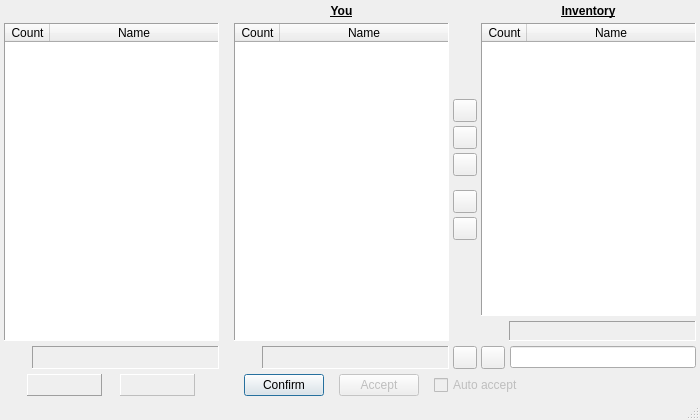
<?xml version="1.0" encoding="UTF-8"?>
<ui version="4.0">
 <class>Trade</class>
 <widget class="QDialog" name="Trade">
  <property name="geometry">
   <rect>
    <x>0</x>
    <y>0</y>
    <width>700</width>
    <height>420</height>
   </rect>
  </property>
  <property name="windowTitle">
   <string>Trade</string>
  </property>
  <property name="styleSheet">
   <string notr="true">QTableView
{
	outline: 0;
}</string>
  </property>
  <property name="sizeGripEnabled">
   <bool>true</bool>
  </property>
  <layout class="QVBoxLayout" name="verticalLayout_2">
   <property name="spacing">
    <number>5</number>
   </property>
   <property name="leftMargin">
    <number>4</number>
   </property>
   <property name="topMargin">
    <number>4</number>
   </property>
   <property name="rightMargin">
    <number>4</number>
   </property>
   <property name="bottomMargin">
    <number>5</number>
   </property>
   <item>
    <layout class="QGridLayout" name="gridLayout">
     <property name="leftMargin">
      <number>0</number>
     </property>
     <property name="topMargin">
      <number>0</number>
     </property>
     <property name="rightMargin">
      <number>0</number>
     </property>
     <property name="bottomMargin">
      <number>0</number>
     </property>
     <property name="horizontalSpacing">
      <number>4</number>
     </property>
     <property name="verticalSpacing">
      <number>5</number>
     </property>
     <item row="0" column="0">
      <widget class="QLabel" name="lbPlayerName">
       <property name="font">
        <font>
         <weight>75</weight>
         <bold>true</bold>
         <underline>true</underline>
        </font>
       </property>
       <property name="alignment">
        <set>Qt::AlignCenter</set>
       </property>
      </widget>
     </item>
     <item row="2" column="4">
      <layout class="QHBoxLayout" name="horizontalLayout_3">
       <property name="spacing">
        <number>5</number>
       </property>
       <item>
        <widget class="QLabel" name="label">
         <property name="sizePolicy">
          <sizepolicy hsizetype="Fixed" vsizetype="Preferred">
           <horstretch>0</horstretch>
           <verstretch>0</verstretch>
          </sizepolicy>
         </property>
         <property name="minimumSize">
          <size>
           <width>23</width>
           <height>0</height>
          </size>
         </property>
         <property name="pixmap">
          <pixmap resource="resource.qrc">:/catView/coins.png</pixmap>
         </property>
         <property name="alignment">
          <set>Qt::AlignCenter</set>
         </property>
        </widget>
       </item>
       <item>
        <widget class="QLabel" name="lbInventoryMoney">
         <property name="minimumSize">
          <size>
           <width>0</width>
           <height>20</height>
          </size>
         </property>
         <property name="frameShape">
          <enum>QFrame::Panel</enum>
         </property>
         <property name="frameShadow">
          <enum>QFrame::Sunken</enum>
         </property>
         <property name="alignment">
          <set>Qt::AlignRight|Qt::AlignTrailing|Qt::AlignVCenter</set>
         </property>
        </widget>
       </item>
      </layout>
     </item>
     <item row="3" column="3">
      <widget class="QToolButton" name="btnSetMoney">
       <property name="toolTip">
        <string>Add money to trade</string>
       </property>
       <property name="icon">
        <iconset resource="resource.qrc">
         <normaloff>:/trade/prevprev.png</normaloff>:/trade/prevprev.png</iconset>
       </property>
      </widget>
     </item>
     <item row="3" column="2">
      <layout class="QHBoxLayout" name="horizontalLayout_4">
       <property name="spacing">
        <number>5</number>
       </property>
       <item>
        <widget class="QLabel" name="label_5">
         <property name="sizePolicy">
          <sizepolicy hsizetype="Fixed" vsizetype="Preferred">
           <horstretch>0</horstretch>
           <verstretch>0</verstretch>
          </sizepolicy>
         </property>
         <property name="minimumSize">
          <size>
           <width>23</width>
           <height>0</height>
          </size>
         </property>
         <property name="pixmap">
          <pixmap resource="resource.qrc">:/catView/coins.png</pixmap>
         </property>
         <property name="alignment">
          <set>Qt::AlignCenter</set>
         </property>
        </widget>
       </item>
       <item>
        <widget class="QLabel" name="lbMyMoney">
         <property name="frameShape">
          <enum>QFrame::Panel</enum>
         </property>
         <property name="frameShadow">
          <enum>QFrame::Sunken</enum>
         </property>
         <property name="alignment">
          <set>Qt::AlignRight|Qt::AlignTrailing|Qt::AlignVCenter</set>
         </property>
        </widget>
       </item>
      </layout>
     </item>
     <item row="3" column="0">
      <layout class="QHBoxLayout" name="horizontalLayout_5">
       <property name="spacing">
        <number>5</number>
       </property>
       <item>
        <widget class="QLabel" name="label_6">
         <property name="sizePolicy">
          <sizepolicy hsizetype="Fixed" vsizetype="Preferred">
           <horstretch>0</horstretch>
           <verstretch>0</verstretch>
          </sizepolicy>
         </property>
         <property name="minimumSize">
          <size>
           <width>23</width>
           <height>0</height>
          </size>
         </property>
         <property name="pixmap">
          <pixmap resource="resource.qrc">:/catView/coins.png</pixmap>
         </property>
         <property name="alignment">
          <set>Qt::AlignCenter</set>
         </property>
        </widget>
       </item>
       <item>
        <widget class="QLabel" name="lbPartnerMoney">
         <property name="frameShape">
          <enum>QFrame::Panel</enum>
         </property>
         <property name="frameShadow">
          <enum>QFrame::Sunken</enum>
         </property>
         <property name="alignment">
          <set>Qt::AlignRight|Qt::AlignTrailing|Qt::AlignVCenter</set>
         </property>
        </widget>
       </item>
      </layout>
     </item>
     <item row="1" column="0" rowspan="2">
      <widget class="QTableWidget" name="twPartnerItems">
       <property name="font">
        <font>
         <family>Microsoft Sans Serif</family>
         <pointsize>8</pointsize>
        </font>
       </property>
       <property name="frameShape">
        <enum>QFrame::Panel</enum>
       </property>
       <property name="editTriggers">
        <set>QAbstractItemView::NoEditTriggers</set>
       </property>
       <property name="selectionMode">
        <enum>QAbstractItemView::NoSelection</enum>
       </property>
       <property name="iconSize">
        <size>
         <width>20</width>
         <height>20</height>
        </size>
       </property>
       <property name="showGrid">
        <bool>false</bool>
       </property>
       <property name="wordWrap">
        <bool>false</bool>
       </property>
       <attribute name="horizontalHeaderDefaultSectionSize">
        <number>45</number>
       </attribute>
       <attribute name="horizontalHeaderHighlightSections">
        <bool>false</bool>
       </attribute>
       <attribute name="horizontalHeaderMinimumSectionSize">
        <number>40</number>
       </attribute>
       <attribute name="horizontalHeaderStretchLastSection">
        <bool>true</bool>
       </attribute>
       <attribute name="verticalHeaderVisible">
        <bool>false</bool>
       </attribute>
       <attribute name="verticalHeaderDefaultSectionSize">
        <number>21</number>
       </attribute>
       <attribute name="verticalHeaderMinimumSectionSize">
        <number>21</number>
       </attribute>
       <column>
        <property name="text">
         <string>Count</string>
        </property>
        <property name="textAlignment">
         <set>AlignHCenter|AlignVCenter|AlignCenter</set>
        </property>
       </column>
       <column>
        <property name="text">
         <string>Name</string>
        </property>
        <property name="textAlignment">
         <set>AlignHCenter|AlignVCenter|AlignCenter</set>
        </property>
       </column>
      </widget>
     </item>
     <item row="1" column="3">
      <layout class="QVBoxLayout" name="verticalLayout">
       <property name="spacing">
        <number>4</number>
       </property>
       <property name="leftMargin">
        <number>0</number>
       </property>
       <property name="topMargin">
        <number>0</number>
       </property>
       <property name="rightMargin">
        <number>0</number>
       </property>
       <property name="bottomMargin">
        <number>0</number>
       </property>
       <item>
        <spacer name="verticalSpacer_2">
         <property name="orientation">
          <enum>Qt::Vertical</enum>
         </property>
         <property name="sizeHint" stdset="0">
          <size>
           <width>0</width>
           <height>0</height>
          </size>
         </property>
        </spacer>
       </item>
       <item alignment="Qt::AlignHCenter">
        <widget class="QToolButton" name="btnAddOne">
         <property name="toolTip">
          <string>Add one selected item</string>
         </property>
         <property name="icon">
          <iconset resource="resource.qrc">
           <normaloff>:/trade/previous.png</normaloff>:/trade/previous.png</iconset>
         </property>
        </widget>
       </item>
       <item alignment="Qt::AlignHCenter">
        <widget class="QToolButton" name="btnAddAll">
         <property name="toolTip">
          <string>Add all selected items</string>
         </property>
         <property name="icon">
          <iconset resource="resource.qrc">
           <normaloff>:/trade/prevprev.png</normaloff>:/trade/prevprev.png</iconset>
         </property>
        </widget>
       </item>
       <item>
        <widget class="QToolButton" name="btnAddAllExOne">
         <property name="toolTip">
          <string>Add all selected items except one</string>
         </property>
         <property name="icon">
          <iconset resource="resource.qrc">
           <normaloff>:/trade/previous_1.png</normaloff>:/trade/previous_1.png</iconset>
         </property>
        </widget>
       </item>
       <item>
        <spacer name="verticalSpacer_3">
         <property name="orientation">
          <enum>Qt::Vertical</enum>
         </property>
         <property name="sizeType">
          <enum>QSizePolicy::Fixed</enum>
         </property>
         <property name="sizeHint" stdset="0">
          <size>
           <width>0</width>
           <height>10</height>
          </size>
         </property>
        </spacer>
       </item>
       <item alignment="Qt::AlignHCenter">
        <widget class="QToolButton" name="btnRemoveOne">
         <property name="toolTip">
          <string>Remove one selected item</string>
         </property>
         <property name="icon">
          <iconset resource="resource.qrc">
           <normaloff>:/trade/next.png</normaloff>:/trade/next.png</iconset>
         </property>
        </widget>
       </item>
       <item alignment="Qt::AlignHCenter">
        <widget class="QToolButton" name="btnRemoveAll">
         <property name="toolTip">
          <string>Remove all selected items</string>
         </property>
         <property name="icon">
          <iconset resource="resource.qrc">
           <normaloff>:/trade/nextnext.png</normaloff>:/trade/nextnext.png</iconset>
         </property>
        </widget>
       </item>
       <item>
        <spacer name="verticalSpacer">
         <property name="orientation">
          <enum>Qt::Vertical</enum>
         </property>
         <property name="sizeHint" stdset="0">
          <size>
           <width>0</width>
           <height>0</height>
          </size>
         </property>
        </spacer>
       </item>
      </layout>
     </item>
     <item row="4" column="2" colspan="3">
      <layout class="QHBoxLayout" name="horizontalLayout">
       <property name="spacing">
        <number>15</number>
       </property>
       <property name="leftMargin">
        <number>10</number>
       </property>
       <property name="topMargin">
        <number>0</number>
       </property>
       <property name="rightMargin">
        <number>0</number>
       </property>
       <property name="bottomMargin">
        <number>0</number>
       </property>
       <item>
        <widget class="QPushButton" name="btnConfirm">
         <property name="sizePolicy">
          <sizepolicy hsizetype="Minimum" vsizetype="Preferred">
           <horstretch>0</horstretch>
           <verstretch>0</verstretch>
          </sizepolicy>
         </property>
         <property name="text">
          <string>Confirm</string>
         </property>
        </widget>
       </item>
       <item>
        <widget class="QPushButton" name="btnAccept">
         <property name="enabled">
          <bool>false</bool>
         </property>
         <property name="sizePolicy">
          <sizepolicy hsizetype="Minimum" vsizetype="Preferred">
           <horstretch>0</horstretch>
           <verstretch>0</verstretch>
          </sizepolicy>
         </property>
         <property name="text">
          <string>Accept</string>
         </property>
         <property name="checkable">
          <bool>false</bool>
         </property>
         <property name="checked">
          <bool>false</bool>
         </property>
        </widget>
       </item>
       <item>
        <widget class="QCheckBox" name="checkBox">
         <property name="enabled">
          <bool>false</bool>
         </property>
         <property name="sizePolicy">
          <sizepolicy hsizetype="Preferred" vsizetype="Fixed">
           <horstretch>0</horstretch>
           <verstretch>0</verstretch>
          </sizepolicy>
         </property>
         <property name="text">
          <string>Auto accept</string>
         </property>
        </widget>
       </item>
       <item>
        <spacer name="horizontalSpacer_2">
         <property name="orientation">
          <enum>Qt::Horizontal</enum>
         </property>
         <property name="sizeHint" stdset="0">
          <size>
           <width>40</width>
           <height>20</height>
          </size>
         </property>
        </spacer>
       </item>
      </layout>
     </item>
     <item row="0" column="4">
      <widget class="QLabel" name="label_3">
       <property name="font">
        <font>
         <weight>75</weight>
         <bold>true</bold>
         <underline>true</underline>
        </font>
       </property>
       <property name="text">
        <string>Inventory</string>
       </property>
       <property name="alignment">
        <set>Qt::AlignCenter</set>
       </property>
      </widget>
     </item>
     <item row="0" column="2">
      <widget class="QLabel" name="label_2">
       <property name="font">
        <font>
         <weight>75</weight>
         <bold>true</bold>
         <underline>true</underline>
        </font>
       </property>
       <property name="text">
        <string>You</string>
       </property>
       <property name="alignment">
        <set>Qt::AlignCenter</set>
       </property>
      </widget>
     </item>
     <item row="1" column="4">
      <widget class="QTableWidget" name="twInventory">
       <property name="font">
        <font>
         <family>Microsoft Sans Serif</family>
         <pointsize>8</pointsize>
        </font>
       </property>
       <property name="frameShape">
        <enum>QFrame::Panel</enum>
       </property>
       <property name="editTriggers">
        <set>QAbstractItemView::NoEditTriggers</set>
       </property>
       <property name="selectionBehavior">
        <enum>QAbstractItemView::SelectRows</enum>
       </property>
       <property name="iconSize">
        <size>
         <width>20</width>
         <height>20</height>
        </size>
       </property>
       <property name="showGrid">
        <bool>false</bool>
       </property>
       <property name="wordWrap">
        <bool>false</bool>
       </property>
       <attribute name="horizontalHeaderDefaultSectionSize">
        <number>45</number>
       </attribute>
       <attribute name="horizontalHeaderHighlightSections">
        <bool>false</bool>
       </attribute>
       <attribute name="horizontalHeaderMinimumSectionSize">
        <number>40</number>
       </attribute>
       <attribute name="horizontalHeaderStretchLastSection">
        <bool>true</bool>
       </attribute>
       <attribute name="verticalHeaderVisible">
        <bool>false</bool>
       </attribute>
       <attribute name="verticalHeaderDefaultSectionSize">
        <number>21</number>
       </attribute>
       <attribute name="verticalHeaderMinimumSectionSize">
        <number>21</number>
       </attribute>
       <column>
        <property name="text">
         <string>Count</string>
        </property>
        <property name="textAlignment">
         <set>AlignHCenter|AlignVCenter|AlignCenter</set>
        </property>
       </column>
       <column>
        <property name="text">
         <string>Name</string>
        </property>
        <property name="textAlignment">
         <set>AlignHCenter|AlignVCenter|AlignCenter</set>
        </property>
       </column>
      </widget>
     </item>
     <item row="1" column="2" rowspan="2">
      <widget class="QTableWidget" name="twMyItems">
       <property name="font">
        <font>
         <family>Microsoft Sans Serif</family>
         <pointsize>8</pointsize>
        </font>
       </property>
       <property name="frameShape">
        <enum>QFrame::Panel</enum>
       </property>
       <property name="editTriggers">
        <set>QAbstractItemView::AnyKeyPressed|QAbstractItemView::CurrentChanged|QAbstractItemView::EditKeyPressed|QAbstractItemView::SelectedClicked</set>
       </property>
       <property name="selectionBehavior">
        <enum>QAbstractItemView::SelectRows</enum>
       </property>
       <property name="iconSize">
        <size>
         <width>20</width>
         <height>20</height>
        </size>
       </property>
       <property name="showGrid">
        <bool>false</bool>
       </property>
       <property name="wordWrap">
        <bool>false</bool>
       </property>
       <attribute name="horizontalHeaderDefaultSectionSize">
        <number>45</number>
       </attribute>
       <attribute name="horizontalHeaderHighlightSections">
        <bool>false</bool>
       </attribute>
       <attribute name="horizontalHeaderMinimumSectionSize">
        <number>40</number>
       </attribute>
       <attribute name="horizontalHeaderStretchLastSection">
        <bool>true</bool>
       </attribute>
       <attribute name="verticalHeaderVisible">
        <bool>false</bool>
       </attribute>
       <attribute name="verticalHeaderDefaultSectionSize">
        <number>21</number>
       </attribute>
       <attribute name="verticalHeaderMinimumSectionSize">
        <number>21</number>
       </attribute>
       <column>
        <property name="text">
         <string>Count</string>
        </property>
        <property name="textAlignment">
         <set>AlignHCenter|AlignVCenter|AlignCenter</set>
        </property>
       </column>
       <column>
        <property name="text">
         <string>Name</string>
        </property>
        <property name="textAlignment">
         <set>AlignHCenter|AlignVCenter|AlignCenter</set>
        </property>
       </column>
      </widget>
     </item>
     <item row="1" column="1" rowspan="2">
      <widget class="QLabel" name="label_4">
       <property name="pixmap">
        <pixmap resource="resource.qrc">:/trade/arrow.png</pixmap>
       </property>
      </widget>
     </item>
     <item row="3" column="4">
      <layout class="QHBoxLayout" name="horizontalLayout_2">
       <property name="spacing">
        <number>5</number>
       </property>
       <item>
        <widget class="QToolButton" name="btnSetMax">
         <property name="toolTip">
          <string>Set to maximum</string>
         </property>
         <property name="icon">
          <iconset resource="resource.qrc">
           <normaloff>:/trade/coins_in_hand.png</normaloff>:/trade/coins_in_hand.png</iconset>
         </property>
        </widget>
       </item>
       <item>
        <widget class="QLineEdit" name="eMoney">
         <property name="toolTip">
          <string>Money to trade</string>
         </property>
         <property name="maxLength">
          <number>16</number>
         </property>
         <property name="alignment">
          <set>Qt::AlignRight|Qt::AlignTrailing|Qt::AlignVCenter</set>
         </property>
        </widget>
       </item>
      </layout>
     </item>
     <item row="4" column="0">
      <layout class="QHBoxLayout" name="horizontalLayout_6">
       <property name="spacing">
        <number>0</number>
       </property>
       <property name="leftMargin">
        <number>5</number>
       </property>
       <property name="topMargin">
        <number>0</number>
       </property>
       <property name="rightMargin">
        <number>5</number>
       </property>
       <property name="bottomMargin">
        <number>0</number>
       </property>
       <item>
        <widget class="QLabel" name="lbConfirm">
         <property name="maximumSize">
          <size>
           <width>75</width>
           <height>16777215</height>
          </size>
         </property>
         <property name="frameShape">
          <enum>QFrame::Panel</enum>
         </property>
         <property name="frameShadow">
          <enum>QFrame::Raised</enum>
         </property>
         <property name="alignment">
          <set>Qt::AlignCenter</set>
         </property>
         <property name="margin">
          <number>4</number>
         </property>
        </widget>
       </item>
       <item>
        <widget class="QLabel" name="lbAccept">
         <property name="enabled">
          <bool>false</bool>
         </property>
         <property name="maximumSize">
          <size>
           <width>75</width>
           <height>16777215</height>
          </size>
         </property>
         <property name="frameShape">
          <enum>QFrame::Panel</enum>
         </property>
         <property name="frameShadow">
          <enum>QFrame::Raised</enum>
         </property>
         <property name="alignment">
          <set>Qt::AlignCenter</set>
         </property>
         <property name="margin">
          <number>4</number>
         </property>
        </widget>
       </item>
      </layout>
     </item>
    </layout>
   </item>
   <item>
    <widget class="QLabel" name="lbError">
     <property name="styleSheet">
      <string notr="true">color: red;</string>
     </property>
     <property name="alignment">
      <set>Qt::AlignCenter</set>
     </property>
    </widget>
   </item>
  </layout>
 </widget>
 <tabstops>
  <tabstop>btnAddOne</tabstop>
  <tabstop>btnAddAll</tabstop>
  <tabstop>btnRemoveOne</tabstop>
  <tabstop>btnRemoveAll</tabstop>
  <tabstop>twInventory</tabstop>
  <tabstop>twMyItems</tabstop>
  <tabstop>twPartnerItems</tabstop>
 </tabstops>
 <resources>
  <include location="resource.qrc"/>
 </resources>
 <connections/>
</ui>
